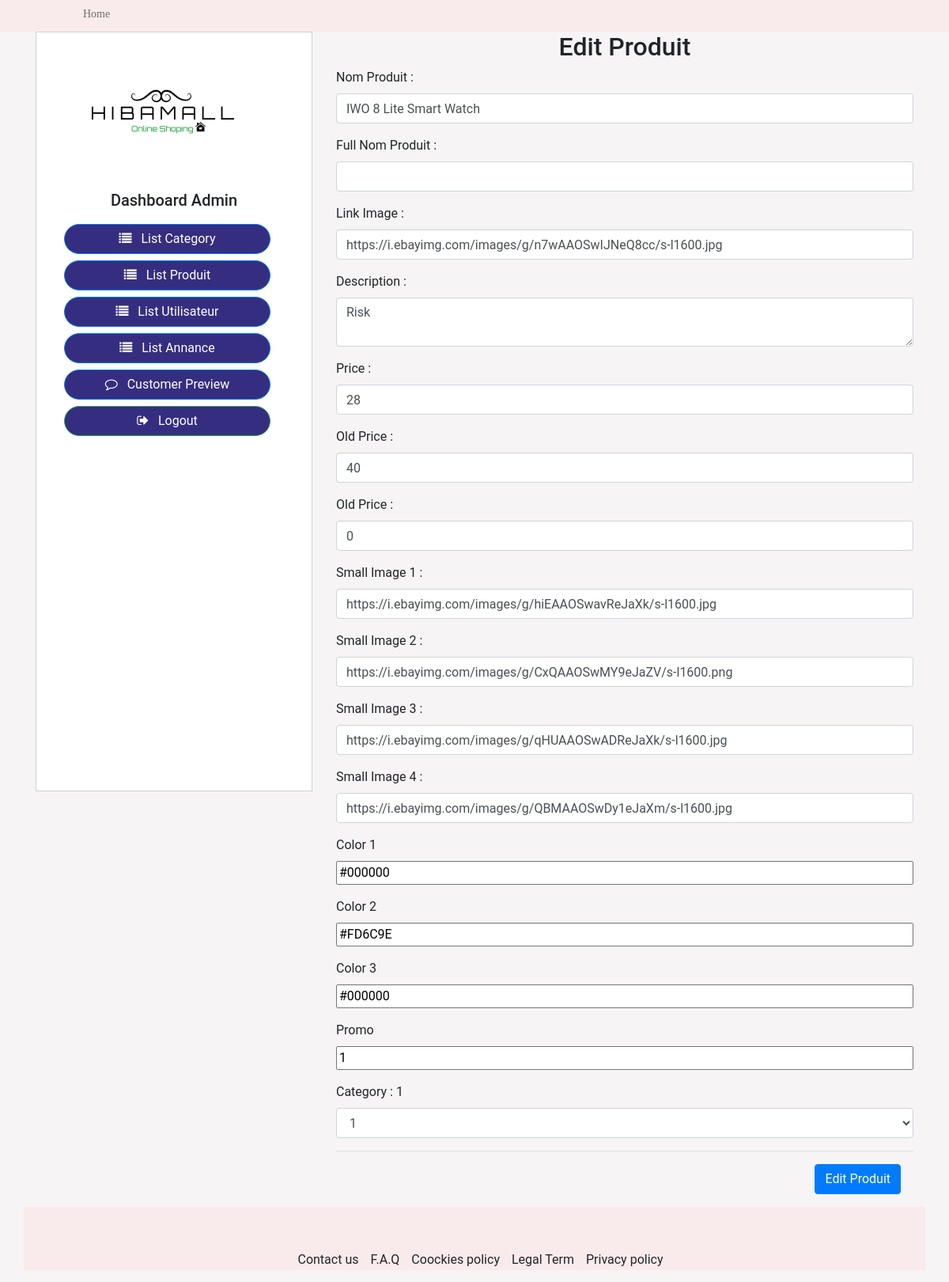
/admin/editproduit.php?id=11 (signed in), run on the app's committed database.
### tables this page shows
CREATE TABLE `products` (
  `id` int(11) NOT NULL,
  `product_name` varchar(255) NOT NULL,
  `product_fullname` varchar(255) NOT NULL,
  `product_image` text NOT NULL,
  `product_description` text NOT NULL,
  `product_price` int(11) NOT NULL,
  `product_oldprice` int(11) NOT NULL,
  `product_quantity` int(11) NOT NULL,
  `color1` varchar(255) NOT NULL,
  `color2` varchar(255) NOT NULL,
  `color3` varchar(255) NOT NULL,
  `product_smallimage1` varchar(255) NOT NULL,
  `product_smallimage2` varchar(255) NOT NULL,
  `product_smallimage3` varchar(255) NOT NULL,
  `product_smallimage4` varchar(255) NOT NULL,
  `category_id` int(11) NOT NULL,
  `promo` tinyint(1) NOT NULL
);

### inc/fonctions.php (called while the page is built, shortened)
<?php
require('config.php');
function query($sql){
    global $connection;
    return mysqli_query($connection,$sql);
}
function escape_string($string){
    global $connection;
    return mysqli_real_escape_string($connection,$string);
}
function fetch_array($result){
    return mysqli_fetch_array($result);
}

### admin/editproduit.php (the view, shortened to what this page needs)
<?php include('aside.php'); ?>
<?php
					$id = escape_string($_GET['id']);
                    $query = "SELECT * FROM products WHERE id = '$id'";
                    $result = query($query);
                    $row = fetch_array($result);
                	?>
<div class="col-md-8">
    <div class="">
        <div class="form-container">
            <h2 class="text-center">Edit Produit</h2>
            <form action="#" method="POST">
                <div class="form-group">
                    <label for="">Nom Produit :</label>
                    <input type="text" class="form-control" name="product_name" id="recipient-name" value="<?php echo $row['product_name'];?>">
                </div>
                <div class="form-group">
                    <label for="">Full Nom Produit :</label>
                    <input type="text" class="form-control" name="product_fullname" id="recipient-name" value="<?php echo $row['product_fullname'];?>">
                </div>
                <label for=""> Link Image :</label>
                <input type="text" class="form-control" name="product_image" id="recipient-name" value="<?php echo $row['product_image'];?>">
                </div>
        <div class="form-group">
            <label >Description :</label>
            <textarea type="text" class="form-control" name="product_description" id="recipient-name"><?php echo $row['product_description'];?></textarea>
        </div>
        <div class="form-group">
            <label >Price :</label>
            <input type="number" class="form-control" name="product_price" id="recipient-name" value="<?php echo $row['product_price'];?>">
        </div>
        <div class="form-group">
            <label >Old Price :</label>
            <input type="number" class="form-control" name="product_oldprice" id="recipient-name" value="<?php echo $row['product_oldprice'];?>">
        </div>
        <div class="form-group">
            <label >Old Price :</label>
            <input type="number" class="form-control" name="product_quantity" id="recipient-name" value="<?php echo $row['product_quantity'];?>">
        </div>
        <div class="form-group">
            <label >Small Image 1 :</label>
            <input type="text" class="form-control" name="product_smallimage1" id="recipient-name" value="<?php echo $row['product_smallimage1'];?>">
        </div>
        <div class="form-group">
            <label for="">Small Image 2 :</label>
            <input type="text" class="form-control" name="product_smallimage2" id="recipient-name" value="<?php echo $row['product_smallimage2'];?>">
</div>
<div class=" form-group">
            <label for="">Small Image 3 :</label>
            <input type="text" class="form-control" name="product_smallimage3" id="recipient-name" value="<?php echo $row['product_smallimage3'];?>">
</div>
<div class=" form-group">
            <label for="">Small Image 4 :</label>
            <input type="text" class="form-control" name="product_smallimage4" id="recipient-name" value="<?php echo $row['product_smallimage4'];?>">
</div>
<div class="form-group">
            <label for="">Color 1</label>
                <input type="text" class="input-group" name="color1" value="<?php echo $row['color1'];?>">
        </div>
        <div class="form-group">
            <label for="">Color 2</label>
            <input type="text" class="input-group" name="color2" value="<?php echo $row['color2'];?>">
        </div>
        <div class="form-group">
            <label for="">Color 3</label>
            <input type="text" class="input-group" name="color3" value="<?php echo $row['color3'];?>">
        </div>
        <div class="form-group">
            <label for="">Promo</label>
            <input type="text" class="input-group" name="promo" value="<?php echo $row['promo'];?>">
        </div>
            <div class=" form-group">
            <label for="">Category : <?php echo $row['category_id'];?></label>
            <select class="form-control" name="category_id" id="exampleFormControlSelect1">
                <?php
                $query = "SELECT * FROM category";
                $result = query($query);
                while($row = fetch_array($result)):
            ?>
                <option><?php echo $row['id'];?></option>
                <?php
                endwhile;
            ?>
            </select>
        </div>
        <div class=" modal-footer">
            <button type="submit" name="submit" class="btn btn-primary">Edit Produit</button>
        </div>
    </div>
</div>
<?php include('../inc/footer.php'); ?>

### asset/css/main.css (style rules this page uses)
body { font-family: 'Roboto', sans-serif; background: #F6F4F4; position: relative; font-weight: 400px; margin:0; overflow-x: hidden; }

### data on the page
products: product_name "IWO 8 Lite Smart Watch", product_image "https://i.ebayimg.com/images/g/n7wAAOSwIJNeQ8cc/s-l1600.jpg", product_description "Risk", product_price "28", product_oldprice "40", product_quantity "0", product_smallimage1 "https://i.ebayimg.com/images/g/hiEAAOSwavReJaXk/s-l1600.jpg", product_smallimage2 "https://i.ebayimg.com/images/g/CxQAAOSwMY9eJaZV/s-l1600.png", product_smallimage3 "https://i.ebayimg.com/images/g/qHUAAOSwADReJaXk/s-l1600.jpg", product_smallimage4 "https://i.ebayimg.com/images/g/QBMAAOSwDy1eJaXm/s-l1600.jpg", color1 "#000000", color2 "#FD6C9E", color3 "#000000", promo "1", category "1"

### other printed values
form field category_id "1"
